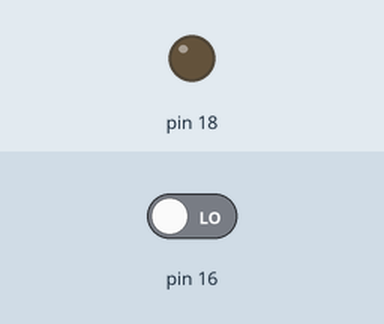
This sketch was run on a simulated Arduino Uno, built with avr-gcc and run on an emulated ATmega328P. Shown: output pins drawn as LEDs (lit = HIGH). Dashed ring = blinking. The test bench sets the inputs (shaded band); at power-on: pin 16 LOW. What the sketch prints to the serial monitor is not drawn.

Above: at 1.2 s.
1.3 s: pin 16 driven HIGH
At 1.7 s:
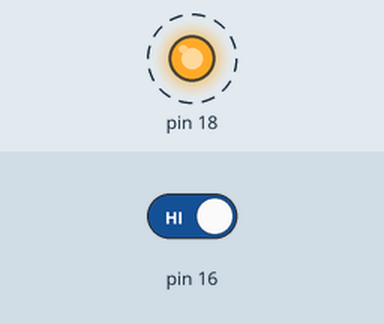
4.3 s: pin 16 driven LOW
At 4.9 s:
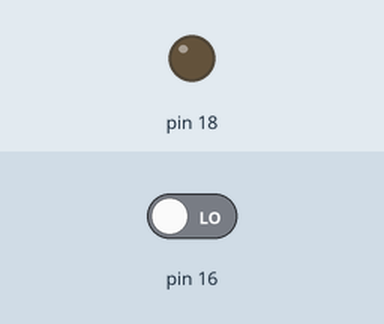
Timing chart, 0 to 7.3 s (numbered marks = the images above; inputs shaded):
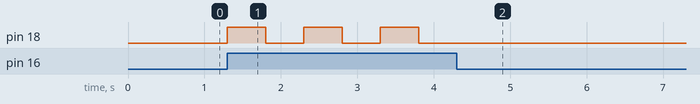

Measured:
- after the input at 1.3 s, pin 18: alternates HIGH for 0.50 s and LOW for 0.50 s, starting at once
- after the input at 4.3 s, pin 18: stops changing and stays LOW

The sketch:

Project_10_PIR_Control_LED.ino
```cpp
//**********************************************************************************
/*
 * 名称   : PIR_Control_LED
 * 功能   : PIR控制LED
 * 作者   : http://www.keyes-robot.com/
*/
byte item = 0;

void setup() {
  Serial.begin(115200); //设置串口波特率为115200
  pinMode(16, INPUT);  //PIR运动传感器连接GPIO16上，并设置为输入模式
  pinMode(18, OUTPUT);  //将LED连接到GPIO18上，并设置为输出模式
}

void loop() {
  item = digitalRead(16);  //读取人体红外热释传感器输出的数字信号
  Serial.println(item);  //串口打印人体红外热释传感器输出的数字信号
  if (item == 1) {  //运动检测
    digitalWrite(18, HIGH);  //打开LED
    delay(500);  //延迟 500ms
    digitalWrite(18, LOW);  //关闭LED
    delay(500);  //延迟 500ms
  } else {  //没有检测到任何信号或数据
    digitalWrite(18, LOW);  //关闭LED
  }
}
//**********************************************************************************
```
